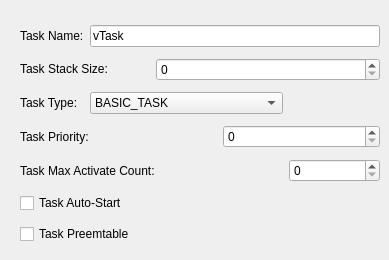
    <widget class="QWidget" name="tabTask">
     <attribute name="title">
      <string>Task</string>
     </attribute>
     <widget class="QWidget" name="layoutWidget_5">
      <property name="geometry">
       <rect>
        <x>20</x>
        <y>20</y>
        <width>360</width>
        <height>231</height>
       </rect>
      </property>
      <layout class="QGridLayout" name="gridLayout">
       <item row="0" column="0">
        <widget class="QLabel" name="label_5">
         <property name="text">
          <string>&lt;html&gt;&lt;head/&gt;&lt;body&gt;&lt;p&gt;Task Name:&lt;/p&gt;&lt;/body&gt;&lt;/html&gt;</string>
         </property>
        </widget>
       </item>
       <item row="0" column="1" colspan="4">
        <widget class="QLineEdit" name="leTskName">
         <property name="text">
          <string>vTask</string>
         </property>
        </widget>
       </item>
       <item row="1" column="0" colspan="2">
        <widget class="QLabel" name="label_8">
         <property name="text">
          <string>&lt;html&gt;&lt;head/&gt;&lt;body&gt;&lt;p&gt;Task Stack Size:&lt;/p&gt;&lt;/body&gt;&lt;/html&gt;</string>
         </property>
        </widget>
       </item>
       <item row="1" column="2" colspan="3">
        <widget class="QSpinBox" name="spbxTskStkSize">
         <property name="minimumSize">
          <size>
           <width>101</width>
           <height>0</height>
          </size>
         </property>
         <property name="toolTip">
          <string>&lt;!DOCTYPE HTML PUBLIC &quot;-//W3C//DTD HTML 4.0//EN&quot; &quot;http://www.w3.org/TR/REC-html40/strict.dtd&quot;&gt;
&lt;html&gt;&lt;head&gt;&lt;meta name=&quot;qrichtext&quot; content=&quot;1&quot; /&gt;&lt;style type=&quot;text/css&quot;&gt;
p, li { white-space: pre-wrap; }
&lt;/style&gt;&lt;/head&gt;&lt;body style=&quot; font-family:'Monospace'; font-size:12pt; font-weight:400; font-style:normal;&quot;&gt;
&lt;table border=&quot;0&quot; style=&quot;-qt-table-type: root; margin-top:4px; margin-bottom:4px; margin-left:4px; margin-right:4px;&quot;&gt;
&lt;tr&gt;
&lt;td style=&quot;border: none;&quot;&gt;
&lt;p style=&quot; margin-top:0px; margin-bottom:0px; margin-left:0px; margin-right:0px; -qt-block-indent:0; text-indent:0px;&quot;&gt;配置GaInOS 任务堆栈大小&lt;/p&gt;&lt;/td&gt;&lt;/tr&gt;&lt;/table&gt;&lt;/body&gt;&lt;/html&gt;</string>
         </property>
        </widget>
       </item>
       <item row="2" column="1" colspan="3">
        <widget class="QComboBox" name="cmbxTskType">
         <property name="minimumSize">
          <size>
           <width>111</width>
           <height>0</height>
          </size>
         </property>
         <property name="toolTip">
          <string>&lt;!DOCTYPE HTML PUBLIC &quot;-//W3C//DTD HTML 4.0//EN&quot; &quot;http://www.w3.org/TR/REC-html40/strict.dtd&quot;&gt;
&lt;html&gt;&lt;head&gt;&lt;meta name=&quot;qrichtext&quot; content=&quot;1&quot; /&gt;&lt;style type=&quot;text/css&quot;&gt;
p, li { white-space: pre-wrap; }
&lt;/style&gt;&lt;/head&gt;&lt;body style=&quot; font-family:'Monospace'; font-size:12pt; font-weight:400; font-style:normal;&quot;&gt;
&lt;table border=&quot;0&quot; style=&quot;-qt-table-type: root; margin-top:4px; margin-bottom:4px; margin-left:4px; margin-right:4px;&quot;&gt;
&lt;tr&gt;
&lt;td style=&quot;border: none;&quot;&gt;
&lt;p style=&quot; margin-top:0px; margin-bottom:0px; margin-left:0px; margin-right:0px; -qt-block-indent:0; text-indent:0px;&quot;&gt;配置GaInOS任务类型&lt;/p&gt;&lt;/td&gt;&lt;/tr&gt;&lt;/table&gt;&lt;/body&gt;&lt;/html&gt;</string>
         </property>
         <property name="currentIndex">
          <number>0</number>
         </property>
         <item>
          <property name="text">
           <string>BASIC_TASK</string>
          </property>
         </item>
         <item>
          <property name="text">
           <string>EXTEND_TASK</string>
          </property>
         </item>
        </widget>
       </item>
       <item row="3" column="0" colspan="2">
        <widget class="QLabel" name="label_7">
         <property name="text">
          <string>Task Priority:</string>
         </property>
        </widget>
       </item>
       <item row="3" column="3" colspan="2">
        <widget class="QSpinBox" name="spbxTskPrio">
         <property name="minimumSize">
          <size>
           <width>101</width>
           <height>0</height>
          </size>
         </property>
         <property name="toolTip">
          <string>&lt;!DOCTYPE HTML PUBLIC &quot;-//W3C//DTD HTML 4.0//EN&quot; &quot;http://www.w3.org/TR/REC-html40/strict.dtd&quot;&gt;
&lt;html&gt;&lt;head&gt;&lt;meta name=&quot;qrichtext&quot; content=&quot;1&quot; /&gt;&lt;style type=&quot;text/css&quot;&gt;
p, li { white-space: pre-wrap; }
&lt;/style&gt;&lt;/head&gt;&lt;body style=&quot; font-family:'Monospace'; font-size:12pt; font-weight:400; font-style:normal;&quot;&gt;
&lt;table border=&quot;0&quot; style=&quot;-qt-table-type: root; margin-top:4px; margin-bottom:4px; margin-left:4px; margin-right:4px;&quot;&gt;
&lt;tr&gt;
&lt;td style=&quot;border: none;&quot;&gt;
&lt;p style=&quot; margin-top:0px; margin-bottom:0px; margin-left:0px; margin-right:0px; -qt-block-indent:0; text-indent:0px;&quot;&gt;配置GaInOS 任务的优先级&lt;/p&gt;&lt;/td&gt;&lt;/tr&gt;&lt;/table&gt;&lt;/body&gt;&lt;/html&gt;</string>
         </property>
        </widget>
       </item>
       <item row="4" column="0" colspan="4">
        <widget class="QLabel" name="label_10">
         <property name="text">
          <string>Task Max Activate Count:</string>
         </property>
        </widget>
       </item>
       <item row="4" column="4">
        <widget class="QSpinBox" name="spbxTskMaxActivateCount">
         <property name="minimumSize">
          <size>
           <width>91</width>
           <height>0</height>
          </size>
         </property>
         <property name="toolTip">
          <string>&lt;!DOCTYPE HTML PUBLIC &quot;-//W3C//DTD HTML 4.0//EN&quot; &quot;http://www.w3.org/TR/REC-html40/strict.dtd&quot;&gt;
&lt;html&gt;&lt;head&gt;&lt;meta name=&quot;qrichtext&quot; content=&quot;1&quot; /&gt;&lt;style type=&quot;text/css&quot;&gt;
p, li { white-space: pre-wrap; }
&lt;/style&gt;&lt;/head&gt;&lt;body style=&quot; font-family:'Monospace'; font-size:12pt; font-weight:400; font-style:normal;&quot;&gt;
&lt;table border=&quot;0&quot; style=&quot;-qt-table-type: root; margin-top:4px; margin-bottom:4px; margin-left:4px; margin-right:4px;&quot;&gt;
&lt;tr&gt;
&lt;td style=&quot;border: none;&quot;&gt;
&lt;p style=&quot; margin-top:0px; margin-bottom:0px; margin-left:0px; margin-right:0px; -qt-block-indent:0; text-indent:0px;&quot;&gt;配置GaInOS的最大激活次数&lt;/p&gt;&lt;/td&gt;&lt;/tr&gt;&lt;/table&gt;&lt;/body&gt;&lt;/html&gt;</string>
         </property>
        </widget>
       </item>
       <item row="5" column="0" colspan="3">
        <widget class="QCheckBox" name="cbxTskAutoStart">
         <property name="text">
          <string>Task Auto-Start</string>
         </property>
        </widget>
       </item>
       <item row="6" column="0" colspan="3">
        <widget class="QCheckBox" name="cbxTskPreemtable">
         <property name="text">
          <string>Task Preemtable</string>
         </property>
        </widget>
       </item>
       <item row="2" column="0">
        <widget class="QLabel" name="label_22">
         <property name="text">
          <string>&lt;html&gt;&lt;head/&gt;&lt;body&gt;&lt;p&gt;Task Type:&lt;/p&gt;&lt;/body&gt;&lt;/html&gt;</string>
         </property>
        </widget>
       </item>
      </layout>
     </widget>
    </widget>
